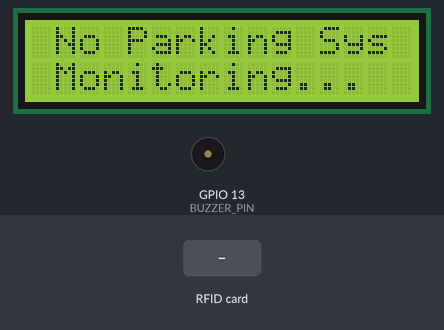
A sketch run on a simulated ESP32. Shown: 16×2 character LCD, buzzer (waves = sounding, pin HIGH). Inputs (shaded band) come from the test bench. The modem accepts every AT command (registered, SIM ready, sends succeed) and sends nothing else.

Above: at 3.8 s.
3.9 s: RFID card 5E 7A 19 C4 held to the reader
At 5.3 s:
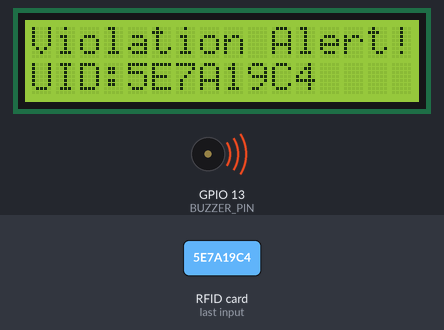
At 7.6 s:
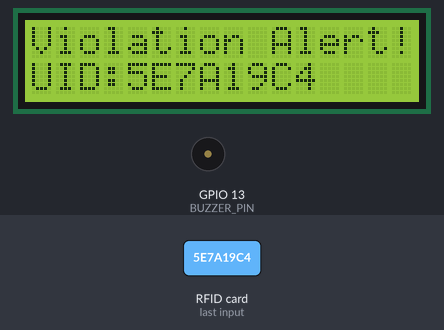
Timing chart, 0 to 9.1 s (numbered marks = the images above; inputs shaded):
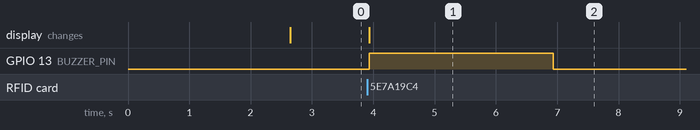

The sketch:

no_parking_system.ino
```cpp
#include <Wire.h>
#include <LiquidCrystal_I2C.h>
#include <SPI.h>
#include <MFRC522.h>
#include <HardwareSerial.h>

#define RST_PIN     22
#define SS_PIN      21
#define BUZZER_PIN  13

MFRC522 mfrc522(SS_PIN, RST_PIN);
LiquidCrystal_I2C lcd(0x27, 16, 2);

HardwareSerial sim800(2);
#define GSM_RX 16
#define GSM_TX 17

String ownerNumber = "+91XXXXXXXXXX"; // Change to vehicle owner's number

void setup() {
  SPI.begin();
  mfrc522.PCD_Init();

  lcd.init();
  lcd.backlight();
  lcd.setCursor(0, 0);
  lcd.print(" No Parking Sys ");

  pinMode(BUZZER_PIN, OUTPUT);
  digitalWrite(BUZZER_PIN, LOW);

  sim800.begin(9600, SERIAL_8N1, GSM_RX, GSM_TX);
  delay(1000);
  sim800.println("AT");
  delay(500);
  sim800.println("AT+CMGF=1");
  delay(500);
  sim800.println("AT+CSCS=\"GSM\"");
  delay(500);

  lcd.setCursor(0, 1);
  lcd.print(" Monitoring...  ");
}

void loop() {
  if (!mfrc522.PICC_IsNewCardPresent()) return;
  if (!mfrc522.PICC_ReadCardSerial()) return;

  String uid = getUID();

  lcd.clear();
  lcd.setCursor(0, 0);
  lcd.print("Violation Alert!");
  lcd.setCursor(0, 1);
  lcd.print("UID:");
  lcd.print(uid);

  activateBuzzer(3000);

  String alertMessage = "ALERT: Your vehicle is parked in a No Parking zone. Move immediately.";
  sendSMS(ownerNumber, alertMessage);

  delay(5000);
  lcd.clear();
  lcd.setCursor(0, 0);
  lcd.print(" No Parking Sys ");
  lcd.setCursor(0, 1);
  lcd.print(" Monitoring...  ");
}

String getUID() {
  String uid = "";
  for (byte i = 0; i < mfrc522.uid.size; i++) {
    uid += String(mfrc522.uid.uidByte[i] < 0x10 ? "0" : "");
    uid += String(mfrc522.uid.uidByte[i], HEX);
  }
  uid.toUpperCase();
  return uid;
}

void sendSMS(String number, String message) {
  sim800.print("AT+CMGS=\"");
  sim800.print(number);
  sim800.println("\"");
  delay(500);
  sim800.print(message);
  sim800.write(26);  // CTRL+Z
  delay(3000);
}

void activateBuzzer(int duration) {
  digitalWrite(BUZZER_PIN, HIGH);
  delay(duration);
  digitalWrite(BUZZER_PIN, LOW);
}
```

Measured:
- after the input at 3.9 s, GPIO 13 (BUZZER_PIN): LOW → HIGH at once, → LOW 3.0 s later; the display: changes at once (image 1)
